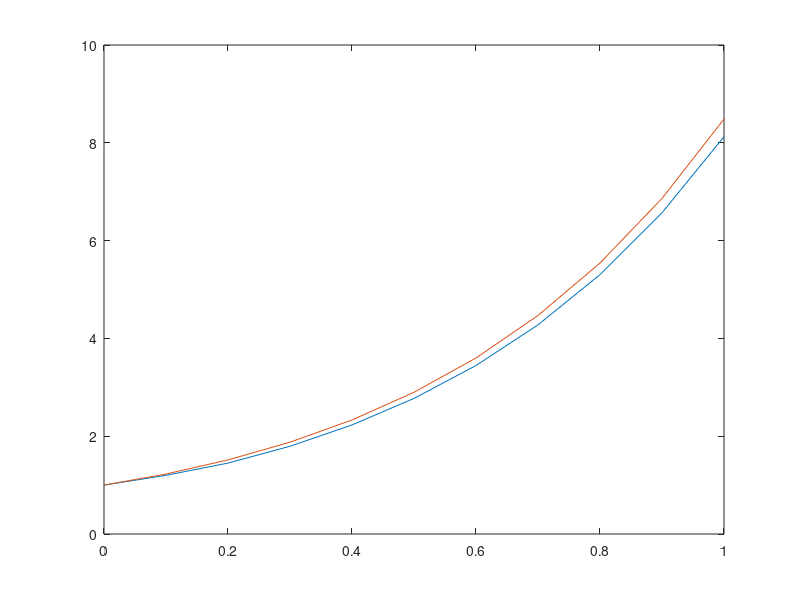

Source code (MATLAB):
# L5Z1 Trzykrokowa metoda Adamsa - Bashfortha

# y(n+1) =  y(n) + h * (23/12 * f(t(n), y(n)) - 4/3 * f(t(n-1), y(n-1)) + 5/12 * f(t(n-2), y(n-2))

f = @(t, y) 2 * y + t
T = 1;
h = 0.1;
t = 0:h:T;
y = zeros(size(t));
y(1) = 1;

for n = 1:2
  y(n+1) = y(n) + h * f(t(n), y(n)); # Jawna metoda Eulera
end

for n = 3:length(y) - 1;
   y(n+1) =  y(n) + h * (23/12 * f(t(n), y(n)) - 4/3 * f(t(n-1), y(n-1)) + 5/12 * f(t(n-2), y(n-2)));
end

plot(t,y);
hold on
plot(t, 1/4 * (5 * exp(2 * t) - 2 * t - 1))
